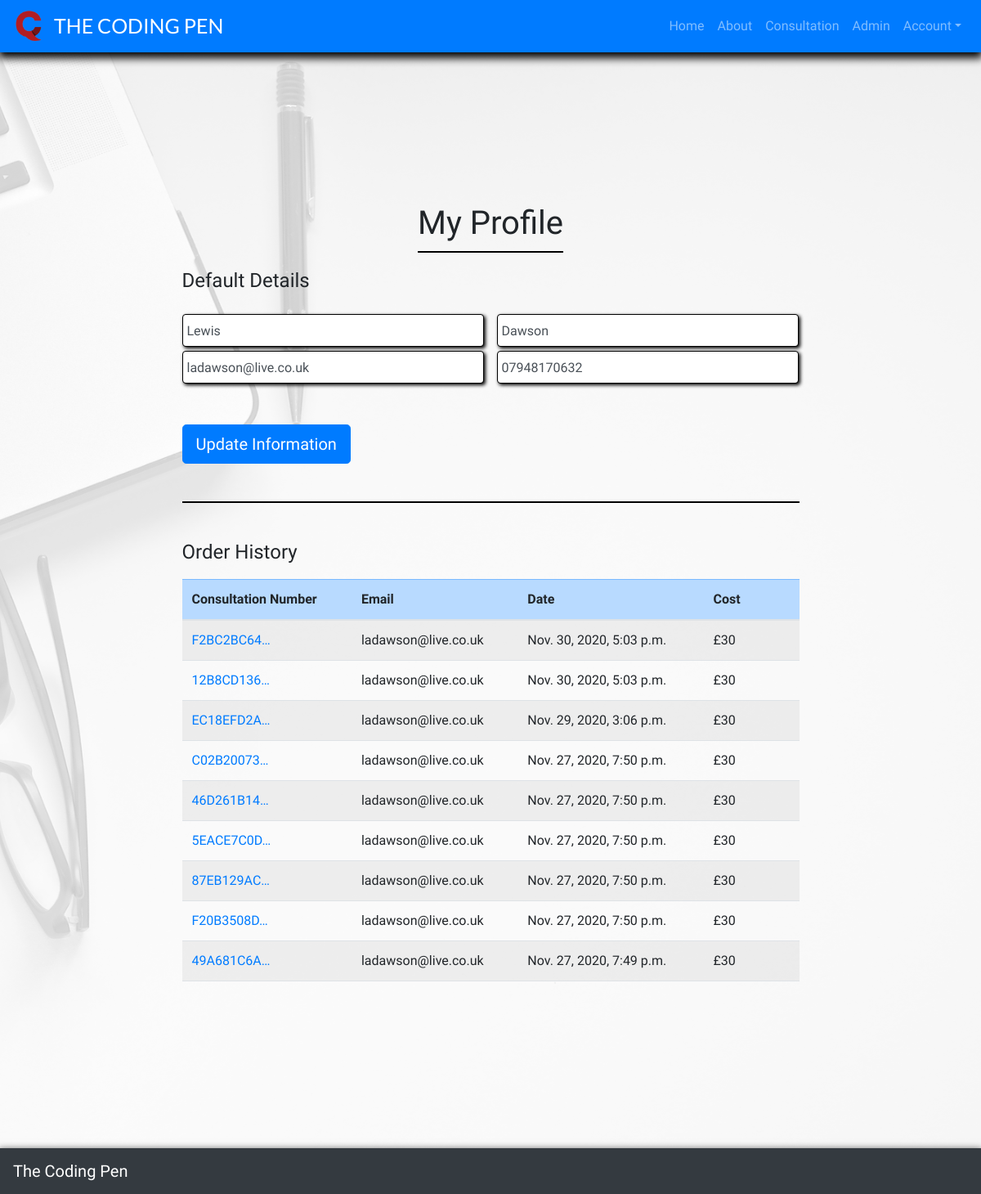
The app's page /profile/ (signed in), older data.
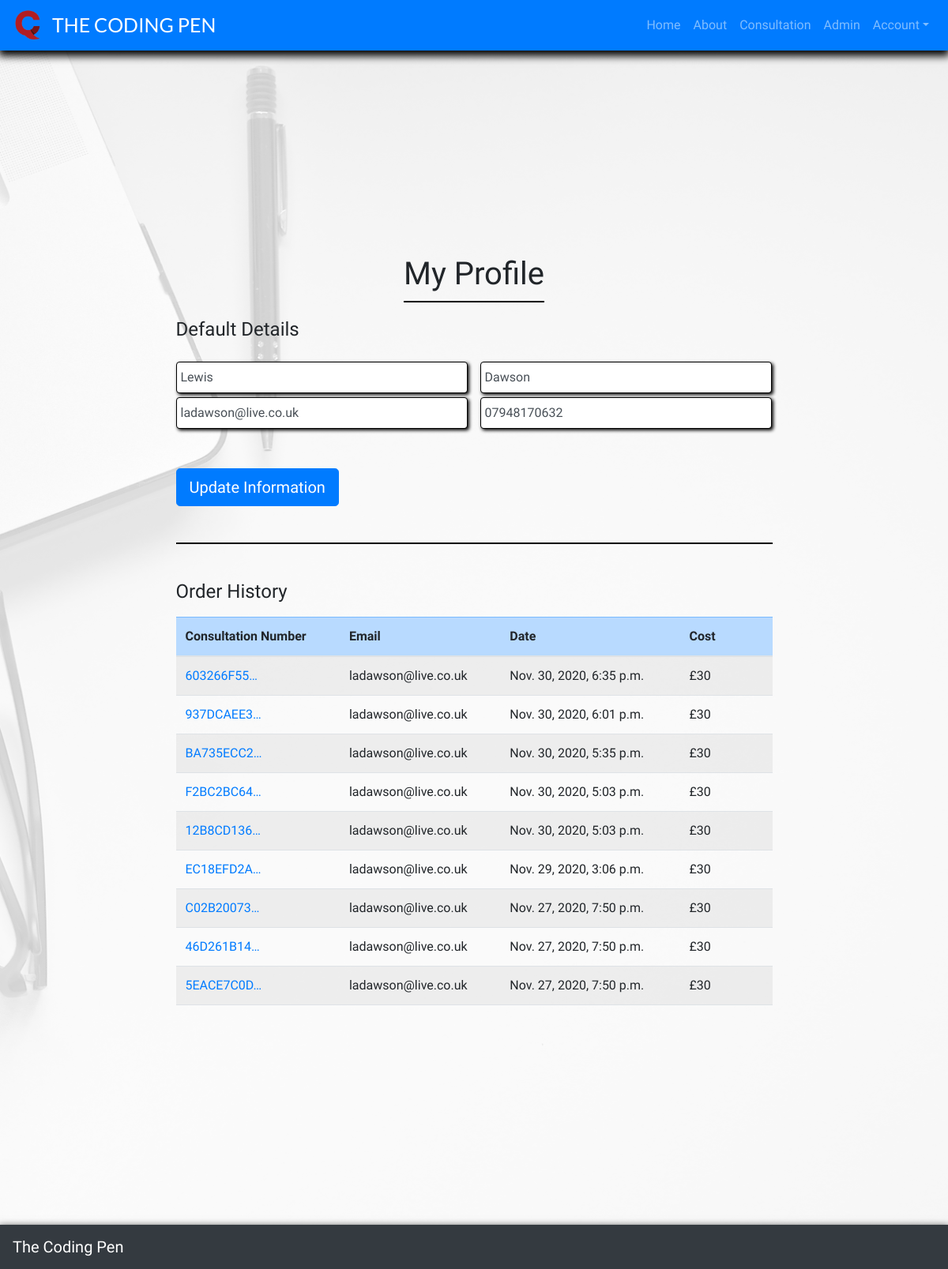
The same page, newer data.
### consultation/models.py (models this page shows, shortened)
class Consultation(models.Model):
    consultation_number = models.CharField(max_length=32, null=False, editable=False)
    user_profile = models.ForeignKey(UserProfile, on_delete=models.SET_NULL,
                                     null=True, blank=True, related_name='consultation')
    first_name = models.CharField(max_length=20, null=False, blank=False)
    last_name = models.CharField(max_length=20, null=False, blank=False)
    email = models.EmailField(max_length=100, null=False, blank=False, default="")
    phone_number = models.CharField(max_length=30, null=False, blank=False)
    date = models.DateTimeField(auto_now_add=True)
    consultation_idea = models.TextField(max_length=3000, null=False, blank=False)
    consultation_cost = models.DecimalField(max_digits=5, decimal_places=2, null=False, default=30)
    stripe_pid = models.CharField(max_length=254, null=False, blank=False, default='')

### profiles/views.py (the view)
# urls.py: path('profile/', include('profiles.urls')),
@login_required
def profile(request):
    profile = get_object_or_404(UserProfile, user=request.user)
    form = UserProfileForm(instance=profile)
    consultations = profile.consultation.all().order_by('-date')
    if request.method == 'POST':
        form = UserProfileForm(request.POST, instance=profile)
        if form.is_valid():
            form.save()
            messages.success(request, 'Profile updated')
    template = 'profiles/profile.html'
    context = {
        'form': form,
        'consultations': consultations,
    }
    return render(request, template, context)

### profiles/forms.py
class UserProfileForm(forms.ModelForm):
    class Meta:
        model = UserProfile
        exclude = ('user',)
    def __init__(self, *args, **kwargs):
        super().__init__(*args, **kwargs)
        placeholders = {
            'default_first_name': 'First Name',
            'default_last_name': 'Last Name',
            'default_email': 'Email Address',
            'default_phone_number': 'Phone Number',
        }
        self.fields['default_first_name'].widget.attrs['autofocus'] = True
        for field in self.fields:
            self.fields[field].label = False
            self.fields[field].widget.attrs['placeholder'] = placeholders[field]
            self.fields[field].widget.attrs['class'] = 'stripe-style-input'

### profiles/templates/profiles/profile.html (shortened to what this page needs)
{% extends "base.html" %}
{% load static %}
{% block extra_css %}
<link rel="stylesheet" href="{% static 'css/profiles.css' %}">
{% endblock %}
{% block page_header %}
<div class="header-container"></div>
{% endblock %}
{% block content %}
<div class="background-overlay"></div>
<div class="container-fluid no-gutters h-100 consult-container">
	<div class="row h-100 justify-content-center align-items-center form-container">
		<div class="col my-auto title-box ">
			<div class="jumbotron">
				<div class="row justify-content-center">
					<h1 class="profile-title">
                        My Profile
                    </h1>
				</div>
                <h4 class="profile-title-sm">
                    Default Details
                </h4>
                <form action="{% url 'profile' %}" method="POST" id="profile-update-form">
                    {{ form|crispy }}
                    <button class="btn btn-primary btn-lg update-button-margin">
                        Update Information
                    </button>
                </form>
                <hr>
                <div class="col-12 table-container-padding">
                    <h4 class="profile-title-sm">
                        Order History
                    </h4>
                    <div class="col-12 table-body-custom table-responsive">
                        <table class="table table-striped">
                            <thead class="table-primary">
                                <tr>
                                    <th scope="col">Consultation Number</th>
                                    <th scope="col">Email</th>
                                    <th scope="col">Date</th>
                                    <th scope="col">Cost</th>
                                </tr>
                            </thead>
                            <tbody>
                                {% for consultation in consultations %}
                                    <tr>
                                        <td>
                                            <a href="{% url 'consultation_history' consultation.consultation_number %}"
                                            title="{{ consultation.consultation_number }}">
                                                {{ consultation.consultation_number|truncatechars:10 }}
                                            </a>
                                        </td>
                                        <td>{{ consultation.email }}</td>
                                        <td>{{ consultation.date }}</td>
                                        <td>£30</td>
                                    </tr>
                                {% endfor %}
                            </tbody>
                        </table>
                    </div>
                </div>
            </div>
        </div>
    </div>
</div>
{% endblock %}

Row changes from the older to the newer data that the page shows:
no longer on this page (row unchanged): Consultation: consultation_number "87EB129AC…", email "ladawson@live.co.uk", date "Nov. 27, 2020, 7:50 p.m."
no longer on this page (row unchanged): Consultation: consultation_number "F20B3508D…", email "ladawson@live.co.uk", date "Nov. 27, 2020, 7:50 p.m."
no longer on this page (row unchanged): Consultation: consultation_number "49A681C6A…", email "ladawson@live.co.uk", date "Nov. 27, 2020, 7:49 p.m."
added Consultation: consultation_number "603266F55…", email "ladawson@live.co.uk", date "Nov. 30, 2020, 6:35 p.m."
added Consultation: consultation_number "937DCAEE3…", email "ladawson@live.co.uk", date "Nov. 30, 2020, 6:01 p.m."
added Consultation: consultation_number "BA735ECC2…", email "ladawson@live.co.uk", date "Nov. 30, 2020, 5:35 p.m."
